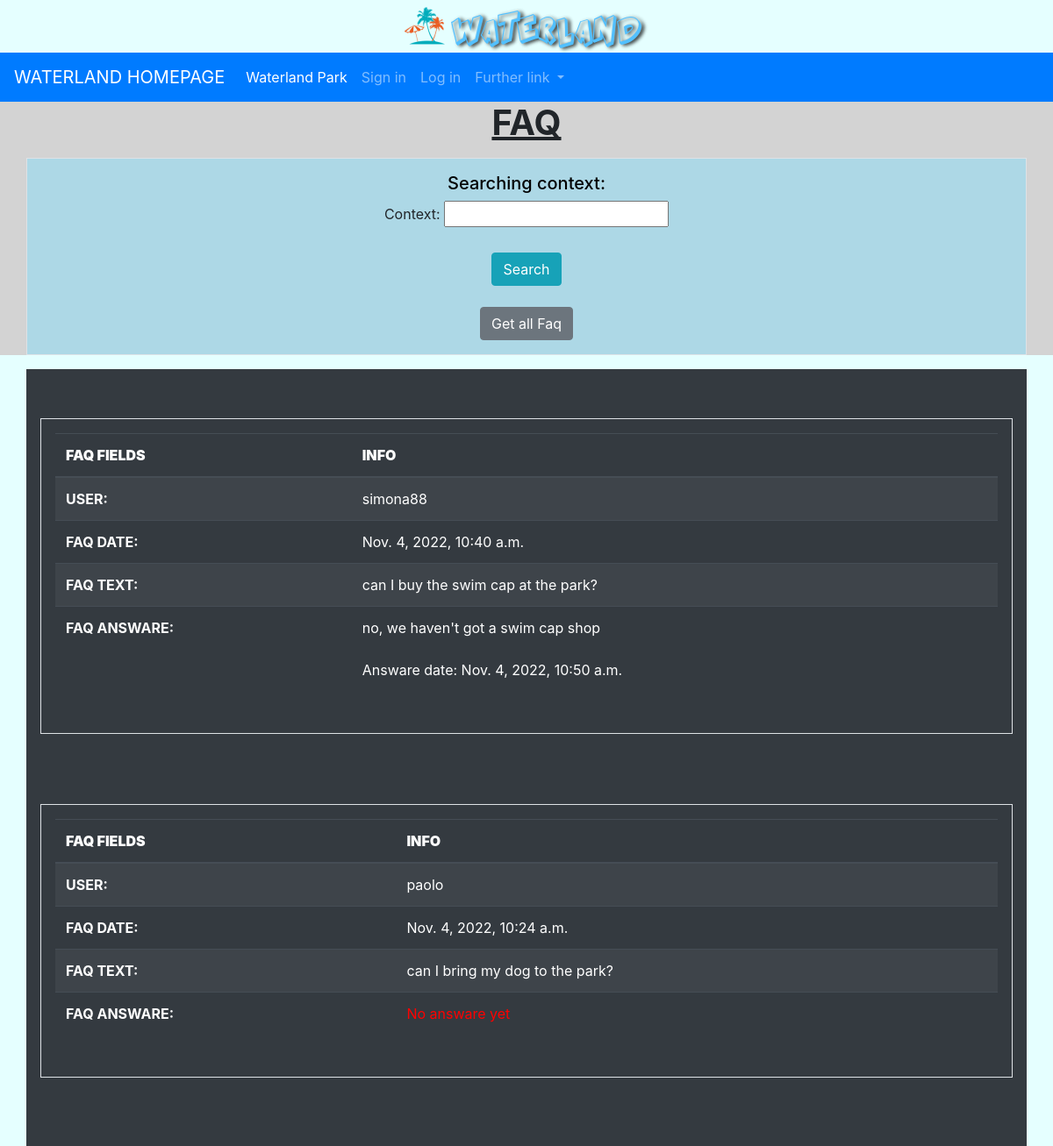
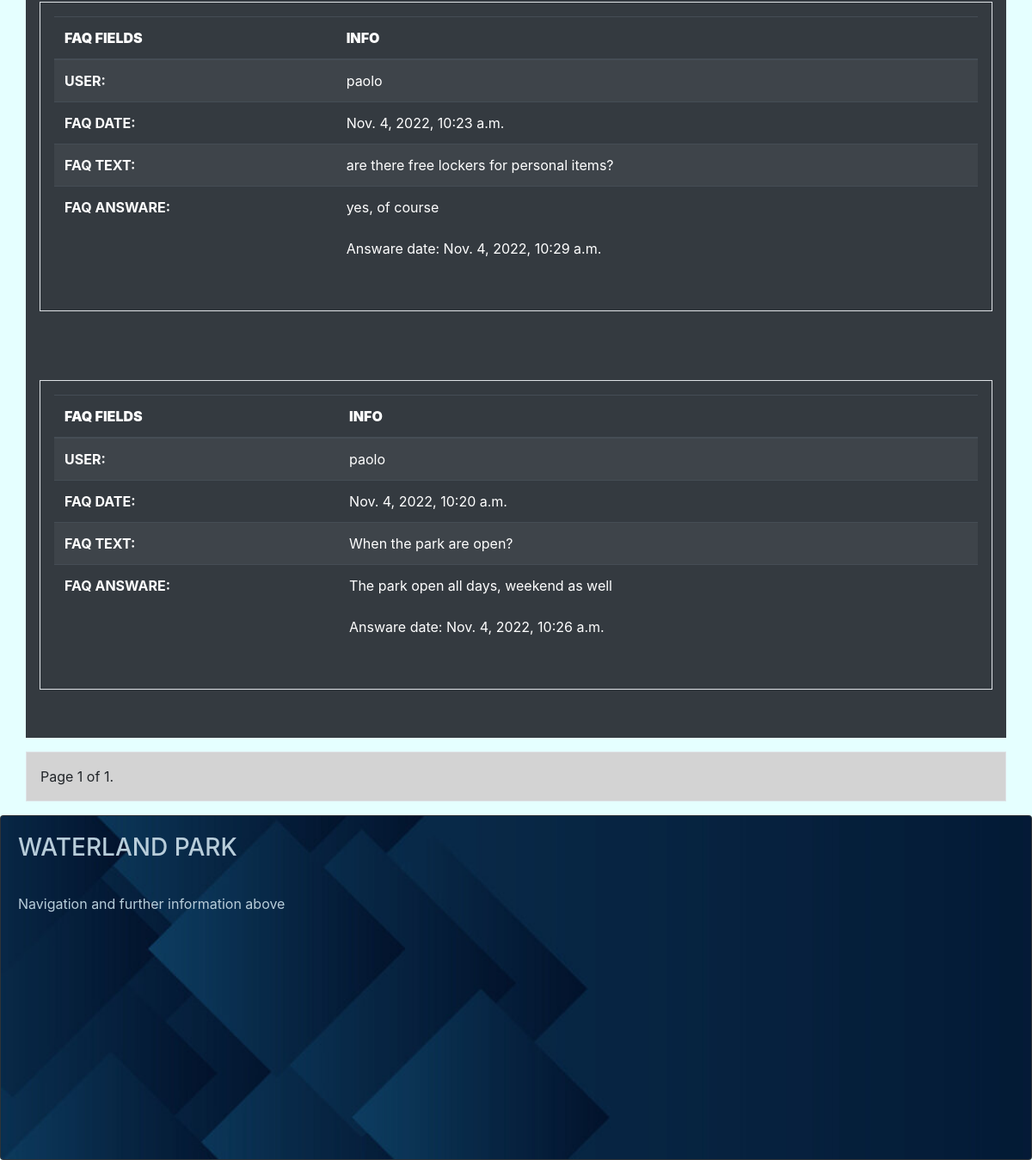
The app's page /reviewpark/faq/ with its own data (2 pictures, top to bottom).
### reviewpark/models.py (models this page shows, shortened)
class Faq(models.Model):
    customer = models.ForeignKey(myUser, on_delete=models.SET_NULL, null=True)
    faq_date = models.DateTimeField(default=timezone.now, null=False, blank=False)
    ask = models.TextField(max_length=300, null=False, blank=False, help_text='Write your question here, max 300 characters', verbose_name='FAQ')
    answare = models.TextField(max_length=500, null=True, default=None,
                               help_text='Answare to the customer\'s question here, max 500 characters')
    answare_date = models.DateTimeField(null=True, default=None)
    class Meta:
        verbose_name_plural = 'FAQ'

### userpark/models.py (models this page shows, shortened)
class User(AbstractUser):
    GENDER_CHOICES = (
        ('M', 'Male'),
        ('F', 'Female'),
    )
    gender = models.CharField(max_length=1, choices=GENDER_CHOICES, help_text="Are you male or female?", null=True, default=None)
    birth_date = models.DateField(help_text="Place your birthday here", null=True,
                                  validators=[MaxValueValidator(limit_value=date.today()-timedelta(days=(365*7))),
                                              MinValueValidator(limit_value=date.today()-timedelta(days=(365*100)))], default=None)
    staff_assigned_code = models.CharField(max_length=5, help_text="Place your staff code here", null=True, unique=True, default=None)
    is_staff_member = models.BooleanField(default=False)
    propic = models.ImageField(upload_to=media_directory_path, blank=True, null=True,
                               default=None, help_text='Add your profile picture here', verbose_name='Picture Profile')
    slug = models.SlugField(null=False, unique=True)  # max length disabled

### reviewpark/views.py (the view)
# urls.py: path('faq/', FaqListView.as_view(), name='faq'),
class FaqListView(ListView):
    model = Faq
    template_name = 'reviewpark/faq/faq_list.html'
    context_object_name = "faq_list"  # default is object_list
    paginate_by = 5
    def get_queryset(self):
        queryset = Faq.objects.all().order_by('-faq_date')   # DESC date, default ASC
        return queryset

### reviewpark/templates/reviewpark/faq/faq_list.html (shortened to what this page needs)
{% extends 'navbase.html' %}
{% block bodybase %}
    <div class="text-center" style="background-color: lightgray">
        <h1><strong><u>FAQ</u></strong></h1>
        <div class="container p-3 my-3 border" style="background: lightblue">
            <div class="text-center">
                <h5 style="color: black">Searching context:</h5>
                <form action="{% url 'reviewpark:faq-search-context' %}" method="get">
                    <label for="contextform">Context:</label>
                    <input type="text" id="contextform" name="contextform" required><br><br>
                    <button type="submit" class="btn btn-info">Search</button>
                </form><br>
                <a href="{% url 'reviewpark:faq' %}"><button type="button" class="btn btn-secondary">Get all Faq</button></a>
            </div>
        </div>
    </div>
    <div class="container p-3 my-3 bg-dark text-white">
    {% for faq in faq_list %}
        <br>
        <div class="container p-3 my-3 border">
        <table class="table table-striped table-dark">
          <thead>
            <tr>
                <th scope="col"><strong>FAQ FIELDS</strong></th>
              <th scope="col"><strong>INFO</strong></th>
            </tr>
          </thead>
        <tbody>
            <tr>
            <th scope="row">USER:</th>
             {% if faq.customer %}
                <td>{{ faq.customer.get_username }}</td>
             {% else %}
                 <td><p style="color: red">Deleted User</p></td>
             {% endif %}
            </tr>
            <tr>
            <th scope="row">FAQ DATE:</th>
             <td>{{ faq.faq_date }}</td>
            </tr>
            <tr>
            <th scope="row">FAQ TEXT:</th>
             <td>{{ faq.ask }}</td>
            </tr>
            <tr>
             {% if faq.answare %}
                <th scope="row">FAQ ANSWARE:</th>
                <td>{{ faq.answare }}<br><br><p>Answare date: {{ faq.answare_date }}</p></td>
             {% else %}
                <th scope="row">FAQ ANSWARE:</th>
                 <td><p style="color: red">No answare yet</p></td>
             {% endif %}
            </tr>
         </tbody>
        </table>
        </div>
        <br>
    {% empty %}
        <div class="text-center">
            <h1 class="display-1"><strong>NO FAQ YET</strong></h1>
        </div>
    {% endfor %}
    </div>
    <div class="container p-3 my-3 border" style="background-color: lightgray">
        <div class="pagination">
        <span class="step-links">
            <span class="current">
                Page {{ page_obj.number }} of {{ page_obj.paginator.num_pages }}.
            </span>
        </span>
        </div>
    </div>
{% endblock %}

### records on screen
Faq: customer.get_username "simona88", faq_date "Nov. 4, 2022, 10:40 a.m.", ask "can I buy the swim cap at the park?", answare "no, we haven't got a swim cap shop", answare_date "Nov. 4, 2022, 10:50 a.m."
Faq: customer.get_username "paolo", faq_date "Nov. 4, 2022, 10:24 a.m.", ask "can I bring my dog to the park?", shows "FAQ ANSWARE:"
Faq: customer.get_username "paolo", faq_date "Nov. 4, 2022, 10:23 a.m.", ask "are there free lockers for personal items?", answare "yes, of course", answare_date "Nov. 4, 2022, 10:29 a.m."
Faq: customer.get_username "paolo", faq_date "Nov. 4, 2022, 10:20 a.m.", ask "When the park are open?", answare "The park open all days, weekend as well", answare_date "Nov. 4, 2022, 10:26 a.m."

### other values on screen
{{ page_obj.number }} "1"
{{ page_obj.paginator.num_pages }} "1"
